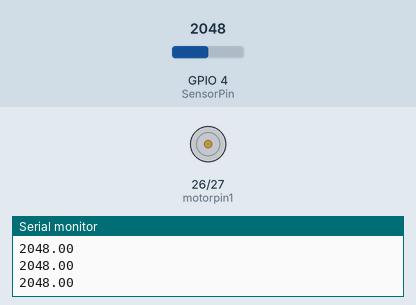
A sketch run on a simulated ESP32. Parts: motor-driver pin pairs drawn as motors (green arrow = first pin HIGH = forward, orange = second pin HIGH = backward, longer = more drive), the last lines printed to the serial monitor. The inputs (shaded band) are chosen by the test bench; at power-on: GPIO 4 (SensorPin) = 2048.

Above: at 1.2 s.
1.3 s: GPIO 4 (SensorPin) set to 1548
2.8 s: GPIO 4 (SensorPin) set to 1433
At 4.0 s:
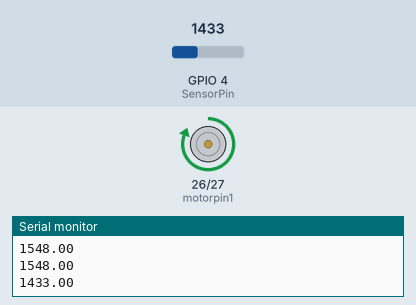
At 9.7 s:
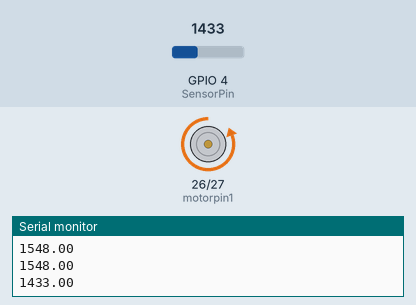
Timing chart, 0 to 10.3 s (numbered marks = the images above; inputs shaded):
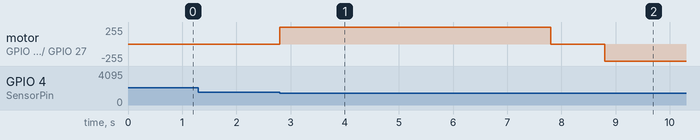

The sketch:

Motor_water_sense.ino
```cpp
#define SensorPin 4  // used for ESP32
#define motorpin1 26
#define motorpin2 27

void setup() {
  Serial.begin(115200);
  pinMode(motorpin1, OUTPUT);
  pinMode(motorpin2, OUTPUT);
}

void loop() {
  float sensorValue = analogRead(SensorPin);
  Serial.println(sensorValue);
//  delay(3000);

  if(sensorValue<1500)
  {
    motorup();
    delay(5000);
    motorstop();
    delay(1000);
    motordown();
    delay(5000);
  }
}

void motorup()
{
  digitalWrite(motorpin1, HIGH);
  digitalWrite(motorpin2, LOW);
}

void motordown()
{
  digitalWrite(motorpin1, LOW);
  digitalWrite(motorpin2, HIGH);
}
void motorstop()
{
  digitalWrite(motorpin1, LOW);
  digitalWrite(motorpin2, LOW);
}
```

Measured:
- the behaviour switches between 1500 and 1499 on GPIO 4 (SensorPin) (found by bisection; images 0 and 1)
- after the input at 2.8 s, motor on GPIO 26 (motorpin1) / GPIO 27 (motorpin2): stopped → forward 255/255 at once, → stopped 5.0 s later, → backward 255/255 1.0 s later
